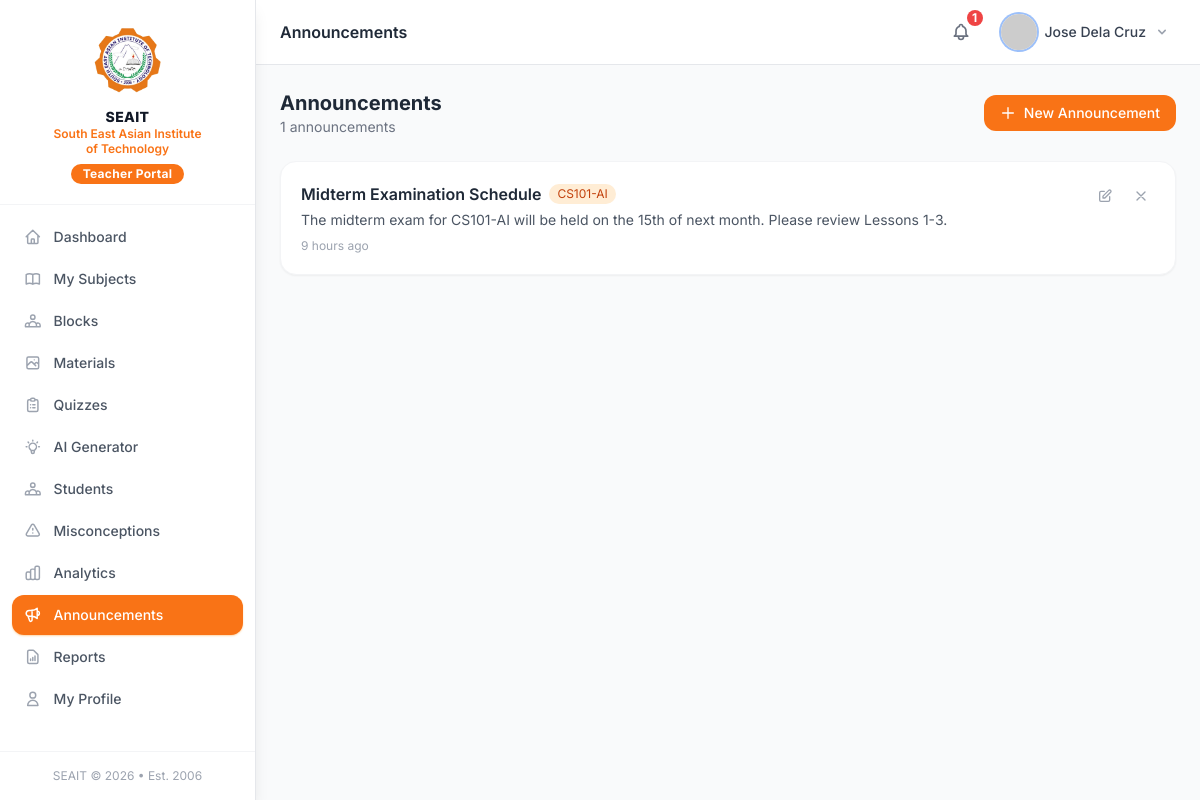
The app's page /modules/teacher/announcements.php (signed in) with its own data.
### tables this page shows
CREATE TABLE announcements (
    id          INT UNSIGNED AUTO_INCREMENT PRIMARY KEY,
    author_id   INT UNSIGNED NOT NULL COMMENT 'users.id',
    course_id   INT UNSIGNED DEFAULT NULL COMMENT 'NULL = institution-wide',
    title       VARCHAR(200) NOT NULL,
    content     TEXT         NOT NULL,
    is_active   TINYINT(1)   NOT NULL DEFAULT 1,
    created_at  DATETIME     NOT NULL DEFAULT CURRENT_TIMESTAMP,
    updated_at  DATETIME     NOT NULL DEFAULT CURRENT_TIMESTAMP ON UPDATE CURRENT_TIMESTAMP,
    FOREIGN KEY (author_id) REFERENCES users(id)    ON DELETE CASCADE,
    FOREIGN KEY (course_id) REFERENCES courses(id)  ON DELETE CASCADE,
    INDEX idx_author    (author_id),
    INDEX idx_course    (course_id),
    INDEX idx_is_active (is_active)
);

CREATE TABLE courses (
    id              INT UNSIGNED AUTO_INCREMENT PRIMARY KEY,
    teacher_id      INT UNSIGNED NOT NULL,
    department_id   INT UNSIGNED DEFAULT NULL,
    title           VARCHAR(200) NOT NULL,
    code            VARCHAR(30)  NOT NULL UNIQUE,
    description     TEXT         DEFAULT NULL,
    thumbnail       VARCHAR(255) DEFAULT NULL,
    credits         TINYINT UNSIGNED DEFAULT 3,
    is_published    TINYINT(1)   NOT NULL DEFAULT 0,
    is_active       TINYINT(1)   NOT NULL DEFAULT 1,
    created_at      DATETIME     NOT NULL DEFAULT CURRENT_TIMESTAMP,
    updated_at      DATETIME     NOT NULL DEFAULT CURRENT_TIMESTAMP ON UPDATE CURRENT_TIMESTAMP,
    FOREIGN KEY (teacher_id)    REFERENCES teachers(id)    ON DELETE CASCADE,
    FOREIGN KEY (department_id) REFERENCES departments(id) ON DELETE SET NULL,
    INDEX idx_teacher    (teacher_id),
    INDEX idx_published  (is_published),
    INDEX idx_active     (is_active)
);

### core/Auth.php (called while the page is built, shortened)
<?php
class Auth
{
    public static function id(): ?int
    {
        return $_SESSION['user_id'] ?? null;
    }
}

### core/Database.php (called while the page is built, shortened)
<?php
class Database
{
    private static ?PDO $instance = null;
    public static function getInstance(): PDO
    {
        if (self::$instance === null) {
            $dsn = sprintf(
                'mysql:host=%s;port=%s;dbname=%s;charset=%s',
                DB_HOST, DB_PORT, DB_NAME, DB_CHARSET
            );
            $options = [
                PDO::ATTR_ERRMODE            => PDO::ERRMODE_EXCEPTION,
                PDO::ATTR_DEFAULT_FETCH_MODE => PDO::FETCH_ASSOC,
                PDO::ATTR_EMULATE_PREPARES   => false,
                PDO::MYSQL_ATTR_INIT_COMMAND => "SET NAMES utf8mb4 COLLATE utf8mb4_unicode_ci",
            ];
            try {
                self::$instance = new PDO($dsn, DB_USER, DB_PASS, $options);
            } catch (PDOException $e) {
                if (APP_DEBUG) {
                    die('Database connection failed: ' . $e->getMessage());
                }
                die('A database error occurred. Please try again later.');
            }
        }
        return self::$instance;
    }
    public static function query(string $sql, array $params = []): PDOStatement
    {
        $stmt = self::getInstance()->prepare($sql);
        $stmt->execute($params);
        return $stmt;
    }
    public static function fetchAll(string $sql, array $params = []): array
    {
        return self::query($sql, $params)->fetchAll();
    }
}

### core/Helpers.php (called while the page is built, shortened)
<?php
function e(mixed $value): string
{
    return htmlspecialchars((string) $value, ENT_QUOTES | ENT_HTML5, 'UTF-8');
}
function nl2br_e(string $value): string
{
    return nl2br(e($value));
}
function timeAgo(string $datetime): string
{
    $time  = time() - strtotime($datetime);
    $units = [
        31536000 => 'year',
        2592000  => 'month',
        604800   => 'week',
        86400    => 'day',
        3600     => 'hour',
        60       => 'minute',
        1        => 'second',
    ];
    foreach ($units as $seconds => $label) {
        $count = floor($time / $seconds);
        if ($count >= 1) {
            return "{$count} {$label}" . ($count > 1 ? 's' : '') . ' ago';
        }
    }
    return 'just now';
}

### modules/teacher/announcements.php (the view, shortened to what this page needs)
<?php
$announcements = Database::fetchAll(
    "SELECT a.*, c.title course_title, c.code course_code
     FROM announcements a LEFT JOIN courses c ON c.id=a.course_id
     WHERE a.author_id=? AND a.is_active=1
     ORDER BY a.created_at DESC",[Auth::id()]
);
?>
<!DOCTYPE html>
<html lang="en">
<head><?php include __DIR__ . '/../../includes/components/head.php'; ?></head>
<body class="bg-gray-50 min-h-screen">
<?php include __DIR__ . '/../../includes/components/sidebar_teacher.php'; ?>
<div class="md:ml-64 flex flex-col min-h-screen">
<?php include __DIR__ . '/../../includes/components/topbar.php'; ?>
<main class="flex-1 p-4 md:p-6 fade-in">
<div class="flex items-center justify-between mb-6">
    <div>
        <h2 class="text-xl font-bold text-gray-800">Announcements</h2>
        <p class="text-sm text-gray-500"><?= count($announcements) ?> announcements</p>
    </div>
    <button onclick="openModal('annModal')" class="px-4 py-2 bg-orange-500 text-white text-sm font-medium rounded-xl hover:bg-orange-600 flex items-center gap-2">
        <svg class="w-4 h-4" fill="none" stroke="currentColor" viewBox="0 0 24 24"><path stroke-linecap="round" stroke-linejoin="round" stroke-width="2" d="M12 4v16m8-8H4"/></svg>
        New Announcement
    </button>
</div>
<div class="space-y-4">
<?php foreach ($announcements as $a): ?>
<div class="bg-white rounded-2xl shadow-sm border border-gray-100 p-5">
    <div class="flex items-start justify-between gap-3">
        <div class="flex-1">
            <div class="flex items-center gap-2 flex-wrap mb-1">
                <h3 class="font-semibold text-gray-800"><?= e($a['title']) ?></h3>
                <?php if ($a['course_title']): ?>
                <span class="px-2 py-0.5 rounded-full text-xs bg-orange-100 text-orange-700"><?= e($a['course_code']) ?></span>
                <?php else: ?>
                <span class="px-2 py-0.5 rounded-full text-xs bg-gray-100 text-gray-600">All Subjects</span>
                <?php endif; ?>
            </div>
            <p class="text-sm text-gray-600 mt-1"><?= nl2br_e($a['content']) ?></p>
            <p class="text-xs text-gray-400 mt-2"><?= timeAgo($a['created_at']) ?></p>
        </div>
        <div class="flex gap-2 flex-shrink-0">
            <button onclick='editAnn(<?= htmlspecialchars(json_encode($a)) ?>)'
                    class="p-1.5 text-gray-400 hover:text-orange-600 hover:bg-orange-50 rounded-lg transition">
                <svg class="w-4 h-4" fill="none" stroke="currentColor" viewBox="0 0 24 24"><path stroke-linecap="round" stroke-linejoin="round" stroke-width="2" d="M11 5H6a2 2 0 00-2 2v11a2 2 0 002 2h11a2 2 0 002-2v-5m-1.414-9.414a2 2 0 112.828 2.828L11.828 15H9v-2.828l8.586-8.586z"/></svg>
            </button>
            <form method="POST" id="delAnn-<?= $a['id'] ?>" class="inline">
                <button type="button" onclick="confirmDelete('Delete this announcement?','delAnn-<?= $a['id'] ?>')"
                        class="p-1.5 text-gray-400 hover:text-red-600 hover:bg-red-50 rounded-lg transition">
                    <svg class="w-4 h-4" fill="none" stroke="currentColor" viewBox="0 0 24 24"><path stroke-linecap="round" stroke-linejoin="round" stroke-width="2" d="M6 18L18 6M6 6l12 12"/></svg>
                </button>
            </form>
        </div>
    </div>
</div>
<?php endforeach; ?>
</div>
</main>
</div>
</body>
</html>

### includes/components/head.php (style rules this page uses)
body { font-family: 'Inter', system-ui, sans-serif; }
.fade-in { animation: fadeIn .25s ease-in-out; }

### records on screen
announcements: title "Midterm Examination Schedule", course.code "CS101-AI", content "The midterm exam for CS101-AI will be held on the 15th of next month. Please review Lessons 1-3.", created_at "9 hours ago"

### other values on screen
$item['label'] "Dashboard"
$item['label'] "My Subjects"
$item['label'] "Blocks"
$item['label'] "Materials"
$item['label'] "Quizzes"
$item['label'] "AI Generator"
$item['label'] "Students"
$item['label'] "Misconceptions"
$item['label'] "Analytics"
$item['label'] "Announcements"
$item['label'] "Reports"
$item['label'] "My Profile"
$pageTitle "Announcements"
$notifCount "1"
$userName "Jose Dela Cruz"
